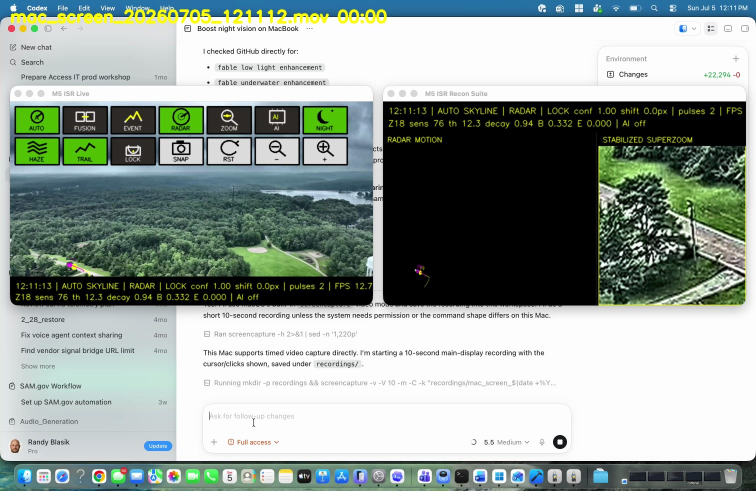
#> input picture analysis/video_review_20260705/sample_frames_5s/mac_screen_20260705_121112_00000s.jpg, 1512 x 982 px (shown at 1/2 size); its folder holds only this picture in this run
$ python -i m5_v3_imaging.py   (imports and definitions only)   (older library calls are emulated)
#> lines starting #> are read from the running program, lines starting #| are printed output that depends on the picture
#> further down, picture is the input picture: shape (982, 1512, 3); mean B, G, R 154, 160.2, 149.4
#!/usr/bin/env python3
"""Deterministic, evidence-safe live-imaging helpers for M5 V3 viewers.

This module deliberately separates *measurement* from *display enhancement*.
The caller retains the unmodified source frame for detection and evidence.  The
enhanced return value is a conservative operator aid: it can redistribute tone
and contrast, but it never claims to reconstruct detail that the source did not
contain.

The implementation uses only NumPy and OpenCV.  There is no learned image
generator, inpainting, single-image super resolution, or network access.
"""

from __future__ import annotations

import time
from dataclasses import asdict, dataclass, field
from typing import Dict, List, Optional, Tuple

import cv2
import numpy as np


PROFILE_CHOICES: Tuple[str, ...] = ("auto", "daylight", "haze", "neutral", "night")


def _clip01(value: float) -> float:
    return float(np.clip(value, 0.0, 1.0))


def _smoothstep(x: np.ndarray, edge0: float, edge1: float) -> np.ndarray:
    t = np.clip((x - edge0) / max(1e-6, edge1 - edge0), 0.0, 1.0)
    return t * t * (3.0 - 2.0 * t)


def _smoothstep_scalar(x: float, edge0: float, edge1: float) -> float:
    t = _clip01((float(x) - edge0) / max(1e-6, edge1 - edge0))
    return t * t * (3.0 - 2.0 * t)


def _fit_proxy(frame: np.ndarray, max_width: int) -> np.ndarray:
#> called with max_width = 480
    h, w = frame.shape[:2]
    if w <= max_width:
        return frame
    scale = max_width / float(w)
    return cv2.resize(
        frame,
        (max(32, int(round(w * scale))), max(18, int(round(h * scale)))),
        interpolation=cv2.INTER_AREA,
    )
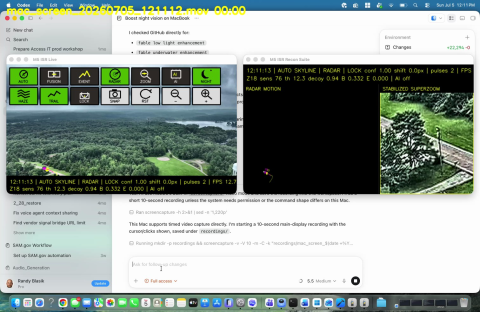
#> returned value: shape (312, 480, 3); mean of channels 0, 1, 2 154, 160.2, 149.4; drawn as B, G, R


@dataclass
class ImagingConfig:
    """Bounded enhancement policy.

    The defaults are intentionally mild.  They favor preserving source
    relationships over producing a dramatic-looking image.
    """

    profile: str = "auto"
    analysis_width: int = 480
    dehaze_width: int = 480
    max_dehaze: float = 0.30
    max_local_contrast: float = 0.14
    max_highlight_shoulder: float = 0.62
    max_unsharp: float = 0.06
    haze_engage_frames: int = 18
    transition_hold_frames: int = 3
    shoulder_attack_per_s: float = 1.80
    shoulder_release_per_s: float = 0.35
    dehaze_slew_per_s: float = 0.10
    local_slew_per_s: float = 0.08
    unsharp_slew_per_s: float = 0.06

    def __post_init__(self) -> None:
        if self.profile not in PROFILE_CHOICES:
            raise ValueError(f"profile must be one of {PROFILE_CHOICES}, got {self.profile!r}")
        self.analysis_width = max(160, int(self.analysis_width))
        self.dehaze_width = max(240, int(self.dehaze_width))
        self.max_dehaze = _clip01(self.max_dehaze)
        self.max_local_contrast = _clip01(self.max_local_contrast)
        self.max_highlight_shoulder = _clip01(self.max_highlight_shoulder)
        self.max_unsharp = _clip01(self.max_unsharp)
        self.haze_engage_frames = max(1, int(self.haze_engage_frames))
        self.transition_hold_frames = max(1, int(self.transition_hold_frames))
        self.shoulder_attack_per_s = max(0.01, float(self.shoulder_attack_per_s))
        self.shoulder_release_per_s = max(0.01, float(self.shoulder_release_per_s))
        self.dehaze_slew_per_s = max(0.01, float(self.dehaze_slew_per_s))
        self.local_slew_per_s = max(0.01, float(self.local_slew_per_s))
        self.unsharp_slew_per_s = max(0.01, float(self.unsharp_slew_per_s))


@dataclass
class RawSceneStats:
    mean_luma: float
    p01: float
    p05: float
    p50: float
    p95: float
    p995: float
    contrast_span: float
    highlight_pct: float
    clipped_pct: float
    shadow_pct: float
    saturation_mean: float
    dark_channel_ratio: float
    haze_confidence: float
    sharpness: float
    sharpness_normalized: float
    texture_std: float


@dataclass
class ImagingTelemetry:
    schema: int
    frame_index: int
    timestamp: float
    source_width: int
    source_height: int
    tone_field_width: int
    tone_field_height: int
    profile_requested: str
    profile_active: str
    scene_cut: bool
    scene_mad: float
    scene_hist_distance: float
    scene_edge_change: float
    focus_state: str
    raw: RawSceneStats
    highlight_shoulder: float
    dehaze_strength: float
    local_contrast_mix: float
    unsharp_amount: float
    source_highlights_clipped: bool
    enhanced_is_source_truth: bool
    processing_ms: float
    warnings: List[str] = field(default_factory=list)
    night_shadow_gain: float = 1.0

    def to_dict(self) -> Dict[str, object]:
        return asdict(self)


def measure_scene(frame: np.ndarray, *, max_width: int = 480) -> Tuple[RawSceneStats, np.ndarray]:
    """Measure the raw frame on a bounded proxy and return (stats, gray proxy)."""
    if frame is None or frame.ndim != 3 or frame.shape[2] != 3 or frame.size == 0:
        raise ValueError("expected a non-empty uint8 BGR frame")
    proxy = _fit_proxy(frame, max_width)
    gray = cv2.cvtColor(proxy, cv2.COLOR_BGR2GRAY)
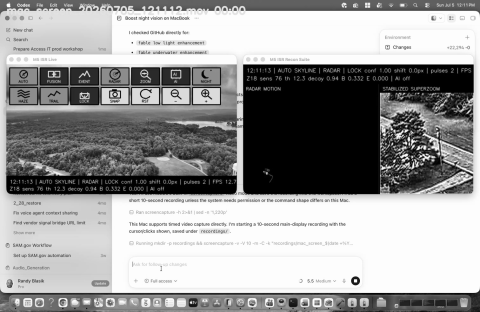
#> gray: shape (312, 480); min 0, max 255, mean 156.3
    vals = np.percentile(gray, (1.0, 5.0, 50.0, 95.0, 99.5))
#> vals = [0, 0, 196, 253, 253]
    p01, p05, p50, p95, p995 = (float(v) for v in vals)
#> p01 = 0; p05 = 0; p50 = 196; p95 = 253; p995 = 253
    mean_luma = float(gray.mean())
#> mean_luma = 156.3
    contrast_span = (p95 - p05) / 255.0
#> contrast_span = 0.992
    highlight_pct = 100.0 * float(np.mean(gray >= 245))
#> highlight_pct = 32.08
    # Require both a saturated channel and near-white luma. A saturated red
    # sign is not evidence that the sky/exposure is clipped.
    clipped_pct = 100.0 * float(np.mean((gray >= 250) & (np.max(proxy, axis=2) >= 254)))
#> clipped_pct = 1.54
    shadow_pct = 100.0 * float(np.mean(gray <= 8))
#> shadow_pct = 14.14

    hsv = cv2.cvtColor(proxy, cv2.COLOR_BGR2HSV)
#> hsv: shape (312, 480, 3); mean H, S, V 41, 42, 163.2
    saturation_mean = float(hsv[:, :, 1].mean()) / 255.0
#> saturation_mean = 0.165

    min_channel = np.min(proxy, axis=2)
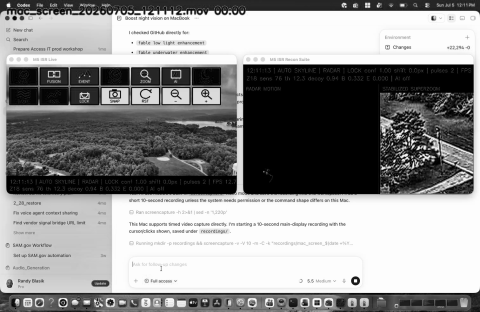
#> min_channel: shape (312, 480); min 0, max 255, mean 145.1
    dark = cv2.erode(min_channel, np.ones((7, 7), np.uint8))
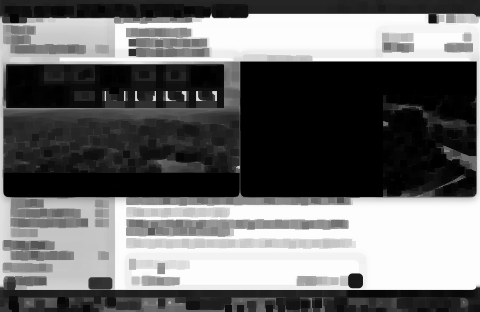
#> dark: shape (312, 480); min 0, max 253, mean 107.3
    air_luma = max(p995, 1.0)
#> air_luma = 253
    dark_ratio = float(np.median(dark)) / air_luma
#> dark_ratio = 0.225
    # Dark-channel elevation alone mistakes gray pavement and overcast scenes
    # for haze. Requiring a compressed global contrast span makes this a
    # confidence estimate rather than a declaration of atmospheric truth.
    dark_evidence = _clip01((dark_ratio - 0.30) / 0.30)
#> dark_evidence = 0
    contrast_evidence = _clip01((0.58 - contrast_span) / 0.34)
#> contrast_evidence = 0
    chroma_support = 0.75 + 0.25 * (1.0 - saturation_mean)
#> chroma_support = 0.959
    highlight_veto = 1.0 - 0.75 * _clip01(highlight_pct / 35.0)
#> highlight_veto = 0.313
    haze_confidence = _clip01(dark_evidence * contrast_evidence * chroma_support * highlight_veto)
#> haze_confidence = 0

    lap = cv2.Laplacian(gray, cv2.CV_32F, ksize=3)
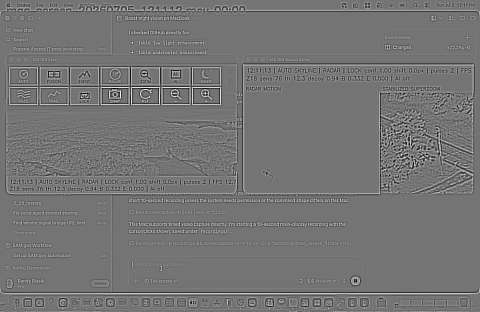
#> lap: shape (312, 480) float32; min -1340, max 1584, mean 0.2; drawn with min black and max white
    sharpness = float(np.mean(np.abs(lap)))
#> sharpness = 94.85
    texture_std = float(gray.std())
#> texture_std = 94.7
    sharpness_normalized = sharpness / max(texture_std, 5.0)
#> sharpness_normalized = 1
    return (
        RawSceneStats(
            mean_luma=mean_luma,
            p01=p01,
            p05=p05,
            p50=p50,
            p95=p95,
            p995=p995,
            contrast_span=contrast_span,
            highlight_pct=highlight_pct,
            clipped_pct=clipped_pct,
            shadow_pct=shadow_pct,
            saturation_mean=saturation_mean,
            dark_channel_ratio=dark_ratio,
            haze_confidence=haze_confidence,
            sharpness=sharpness,
            sharpness_normalized=sharpness_normalized,
            texture_std=texture_std,
        ),
        gray,
    )


# [14 lines left out: function _guided_filter, not called in this run]


def _highlight_shoulder(bgr01: np.ndarray, strength: float, p95: float) -> np.ndarray:
    """Color-preserving luminance shoulder; cannot recover clipped detail."""
    strength = _clip01(strength)
    if strength <= 0.005:
        return bgr01
    y = (
        0.1140 * bgr01[:, :, 0]
        + 0.5870 * bgr01[:, :, 1]
        + 0.2990 * bgr01[:, :, 2]
    )
    # A lower knee is necessary to make display headroom visible at the
    # audited broad-sky peak. This is only a monotonic compression: a clipped
    # white plateau remains a flat plateau and is still reported unrecoverable.
    knee = float(np.clip((p95 / 255.0) - 0.15, 0.72, 0.82))
    u = np.clip((y - knee) / max(1e-6, 1.0 - knee), 0.0, 1.0)
    # The endpoint deliberately lands well below 1.0 at full strength. A
    # source-white plateau stays a plateau; no detail is reconstructed.
    u_out = u / (1.0 + 2.20 * strength * u)
    y_out = np.where(y > knee, knee + (1.0 - knee) * u_out, y)
    scale = y_out / np.maximum(y, 1e-4)
    return np.clip(bgr01 * scale[:, :, None], 0.0, 1.0)


def _conservative_dehaze(bgr01: np.ndarray, strength: float, *, proxy_width: int) -> np.ndarray:
    """Guided dark-channel contrast restoration with a strict blend cap."""
    strength = _clip01(strength)
    if strength <= 0.01:
        return bgr01
    h, w = bgr01.shape[:2]
    u8 = np.clip(bgr01 * 255.0, 0, 255).astype(np.uint8)
    small_u8 = _fit_proxy(u8, proxy_width)
    small = small_u8.astype(np.float32) * (1.0 / 255.0)
    sh, sw = small.shape[:2]

    min_ch = np.min(small, axis=2)
    radius = max(3, (min(sh, sw) // 45) | 1)
    dark = cv2.erode(min_ch, np.ones((radius, radius), np.uint8))

    flat_dark = dark.reshape(-1)
    flat_rgb = small.reshape(-1, 3)
    n_top = max(8, int(round(flat_dark.size * 0.001)))
    idx = np.argpartition(flat_dark, -n_top)[-n_top:]
    candidates = flat_rgb[idx]
    cand_y = 0.114 * candidates[:, 0] + 0.587 * candidates[:, 1] + 0.299 * candidates[:, 2]
    air = candidates[int(np.argmax(cand_y))]
    air = np.clip(air, 0.45, 1.0)

    normalized = small / air[None, None, :]
    dark_norm = cv2.erode(np.min(normalized, axis=2), np.ones((radius, radius), np.uint8))
    transmission = 1.0 - 0.78 * dark_norm
    guide = cv2.cvtColor(small_u8, cv2.COLOR_BGR2GRAY).astype(np.float32) * (1.0 / 255.0)
    gr = max(4, min(sh, sw) // 30)
    transmission = _guided_filter(guide, transmission.astype(np.float32), gr, 1e-3)
    transmission = np.clip(transmission, 0.52, 1.0)
    if (sw, sh) != (w, h):
        transmission = cv2.resize(transmission, (w, h), interpolation=cv2.INTER_LINEAR)

    restored = (bgr01 - air[None, None, :]) / transmission[:, :, None] + air[None, None, :]
    restored = np.clip(restored, 0.0, 1.0)

    y = 0.114 * bgr01[:, :, 0] + 0.587 * bgr01[:, :, 1] + 0.299 * bgr01[:, :, 2]
    # Suppress aggressive sky/highlight processing. Guided transmission avoids
    # hard boundaries; this mask further prevents dark halos around skylines.
    bright_flat = _smoothstep(y, 0.72, 0.96)
    blend = strength * (1.0 - 0.70 * bright_flat)
    return np.clip(bgr01 + blend[:, :, None] * (restored - bgr01), 0.0, 1.0)


def _masked_local_contrast(bgr01: np.ndarray, mix: float) -> np.ndarray:
    """Blend luminance-only CLAHE on textured, non-highlight regions."""
    mix = _clip01(mix)
    if mix <= 0.005:
        return bgr01
    u8 = np.clip(bgr01 * 255.0, 0, 255).astype(np.uint8)
    lab = cv2.cvtColor(u8, cv2.COLOR_BGR2LAB)
    lum = lab[:, :, 0]
    clahe = cv2.createCLAHE(clipLimit=1.55, tileGridSize=(8, 8)).apply(lum)

    lum01 = lum.astype(np.float32) * (1.0 / 255.0)
    gx = cv2.Sobel(lum01, cv2.CV_32F, 1, 0, ksize=3)
    gy = cv2.Sobel(lum01, cv2.CV_32F, 0, 1, ksize=3)
    gradient = cv2.magnitude(gx, gy)
    edge_floor = max(0.025, float(np.percentile(gradient, 88.0)))
    texture_gate = _smoothstep(gradient, 0.65 * edge_floor, edge_floor)
    highlight_gate = 1.0 - _smoothstep(lum01, 0.80, 0.98)
    gate = cv2.GaussianBlur(texture_gate * highlight_gate, (0, 0), 0.65)

    delta = clahe.astype(np.float32) - lum.astype(np.float32)
    l_out = np.clip(lum.astype(np.float32) + mix * gate * delta, 0.0, 255.0).astype(np.uint8)
    lab[:, :, 0] = l_out
    return cv2.cvtColor(lab, cv2.COLOR_LAB2BGR).astype(np.float32) * (1.0 / 255.0)


def _apply_tone_field(
    frame: np.ndarray,
    stats: RawSceneStats,
    *,
    shoulder: float,
    dehaze: float,
    local_contrast: float,
    proxy_width: int,
) -> Tuple[np.ndarray, int, int]:
    """Apply slow, low-frequency corrections on a bounded proxy.

    Atmospheric transmission, the highlight shoulder, and local-contrast
    adaptation are all low-frequency fields.  Estimating their correction on
    a bounded image and adding that field back to the native source preserves
    the source's high-frequency detail while avoiding multiple full-resolution
    float passes.  This is both faster and more evidence-conservative than
    resizing a fully enhanced proxy as the final image.
    """
    if shoulder <= 0.005 and dehaze <= 0.01 and local_contrast <= 0.005:
        return frame.copy(), 0, 0

    proxy = _fit_proxy(frame, proxy_width)
    base = proxy.astype(np.float32) * (1.0 / 255.0)
    shouldered = _highlight_shoulder(base, shoulder, stats.p95)
    detailed = _conservative_dehaze(shouldered, dehaze, proxy_width=proxy_width)
    detailed = _masked_local_contrast(detailed, local_contrast)
    detailed_u8 = np.clip(detailed * 255.0 + 0.5, 0, 255).astype(np.uint8)

    # Signed OpenCV arithmetic keeps the native source pixels in the result.
    # Only the smoothly varying color/tone correction is interpolated; raw
    # micro-detail is never replaced by an upscaled proxy.
    delta = cv2.subtract(detailed_u8, proxy, dtype=cv2.CV_16S)
    h, w = frame.shape[:2]
    ph, pw = proxy.shape[:2]
    if (pw, ph) != (w, h):
        delta = cv2.resize(delta, (w, h), interpolation=cv2.INTER_LINEAR)
    out = cv2.add(frame, delta, dtype=cv2.CV_8U)

    # CLAHE can push a channel upward, so the manual local-contrast path gets
    # an explicit source-relative clipping guard. The default AUTO path uses
    # only dehaze/highlight compression, both of which are highlight-suppressed
    # and reduce (rather than create) clipping on the audited scenes. Avoiding
    # four native-resolution boolean planes keeps that live path real-time.
    if local_contrast > 0.005:
        new_saturation = (out >= 254) & (frame < 254)
        out[new_saturation] = 253
        raw_gray = cv2.cvtColor(frame, cv2.COLOR_BGR2GRAY)
        out_gray = cv2.cvtColor(out, cv2.COLOR_BGR2GRAY)
        raw_true_clip = (raw_gray >= 250) & (np.max(frame, axis=2) >= 254)
        out_true_clip = (out_gray >= 250) & (np.max(out, axis=2) >= 254)
        newly_clipped = out_true_clip & ~raw_true_clip
        if np.any(newly_clipped):
            out[newly_clipped] = np.minimum(out[newly_clipped], 253)
    return out, pw, ph


def _edge_safe_unsharp(bgr: np.ndarray, amount: float) -> np.ndarray:
    """Mild native-resolution sharpening, gated to measured edges.

    Keeping this pass in uint8 lets OpenCV use its optimized image kernels.
    A binary detail gate avoids changing flat sky and other low-information
    regions; the maximum blend remains deliberately small.
    """
    amount = _clip01(amount)
    if amount <= 0.005:
        return bgr
    blur = cv2.GaussianBlur(bgr, (0, 0), 1.0)
    sharpened = cv2.addWeighted(bgr, 1.0 + amount, blur, -amount, 0.0)
    magnitude = cv2.cvtColor(cv2.absdiff(bgr, blur), cv2.COLOR_BGR2GRAY)
    edge_floor = max(5.0, float(np.percentile(magnitude, 88.0)))
    _threshold, gate = cv2.threshold(magnitude, edge_floor, 255, cv2.THRESH_BINARY)
    out = bgr.copy()
    cv2.copyTo(sharpened, gate, out)
    return out


class HonestAdaptiveImager:
    """Stateful, conservative display enhancer with per-frame telemetry."""

    def __init__(self, config: Optional[ImagingConfig] = None) -> None:
        self.config = config or ImagingConfig()
        self.frame_index = 0
        self._prev_thumb: Optional[np.ndarray] = None
        self._prev_hist: Optional[np.ndarray] = None
        self._prev_edges: Optional[np.ndarray] = None
        self._focus_age = 0
        self._startup_scores: List[float] = []
        self._startup_soft_until = 0
        self._haze_streak = 0
        self._haze_clear_streak = 0
        self._haze_active = False
        self._transition_hold = 0
        self._last_timestamp: Optional[float] = None
        self._shoulder = 0.0
        self._dehaze = 0.0
        self._local = 0.0
        self._unsharp = 0.0

    # [20 lines left out: functions reset, _zero_actions, not called in this run]

    @staticmethod
    def _slew(current: float, target: float, *, rise: float, fall: float, dt: float) -> float:
        delta = float(target) - float(current)
        limit = (rise if delta >= 0.0 else fall) * dt
        return float(current + np.clip(delta, -limit, limit))

    def _scene_cut(self, gray_proxy: np.ndarray) -> Tuple[bool, float, float, float]:
        thumb_u8 = cv2.resize(gray_proxy, (64, 36), interpolation=cv2.INTER_AREA)
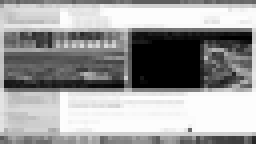
#> thumb_u8: shape (36, 64) (shown 4 times larger); min 0, max 253, mean 156.3
        thumb = thumb_u8.astype(np.float32)
        hist = cv2.calcHist([thumb_u8], [0], None, [32], [0, 256])
#> hist = 32 values, max 523 at index 31, min 18 at index 21, mean 72
#> (the rest of the program and of its run is left out)
